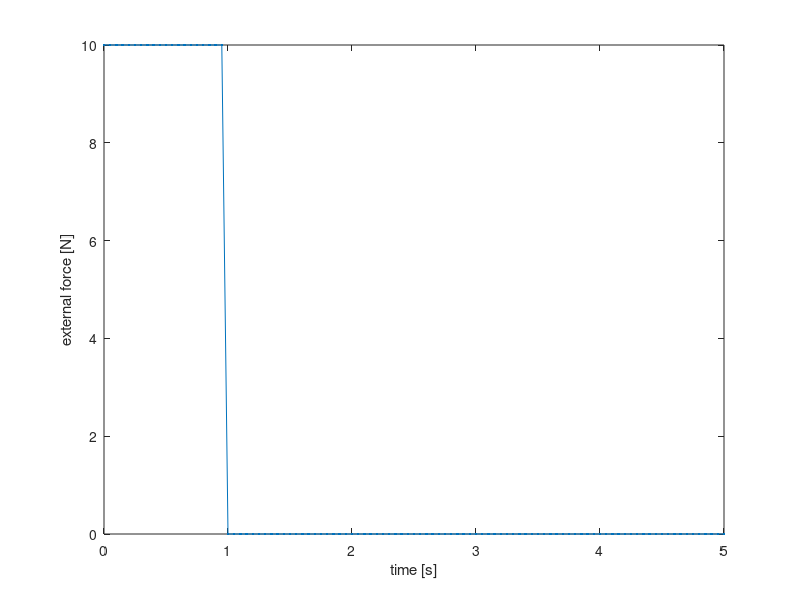
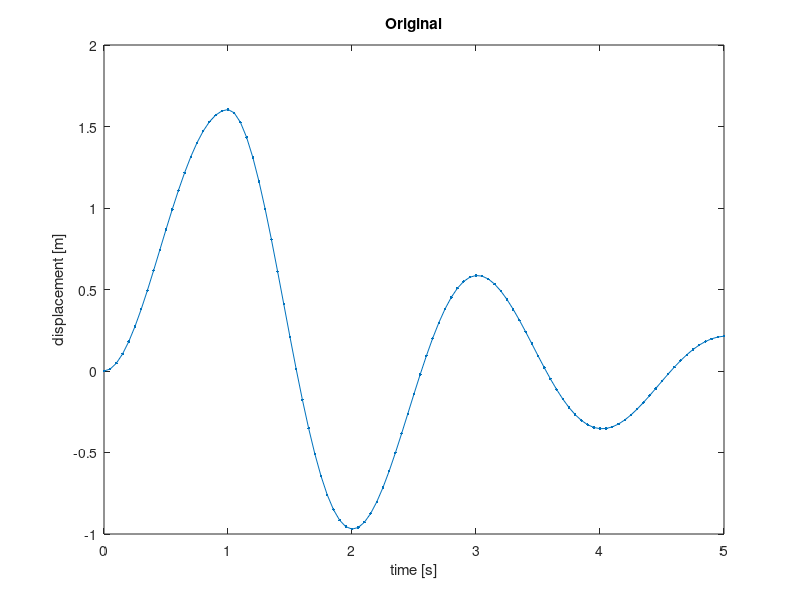
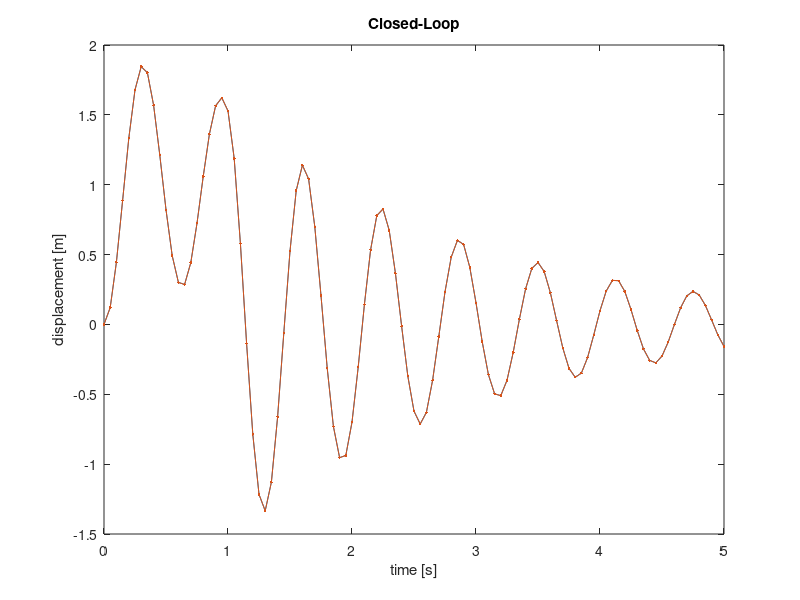

Write the MATLAB code that produced these figures, in order.
%% Define sim params
dt = 0.05;
time = (0 : dt : 5)';  % simulation interval
fext_fcn = @(t) 10*(t < 1);  % external disturbance
X0 = [0; 0];  % initial condition (displacement, speed)

figure, plot(time, fext_fcn(time), '.-')
ylabel('external force [N]'), xlabel('time [s]')

%% Original system
m = 1;
b = 1;
k = 10;

u_fcn = @(t) zeros(size(t));
f = @(t, x) [0, 1; -k/m, -b/m] * x + [0; 1/m] * (fext_fcn(t) + u_fcn(t));
[~, x] = ode45(f, time, X0);
y = x * [1, 0]';

figure, plot(time, y, '.-')
ylabel('displacement [m]'), xlabel('time [s]')
title('Original')

%% Sim desired system
%   ignore desired trajectory for now

ms = 0.1;
bs = 0.1;
ks = 10;

u_fcn = @(t) zeros(size(t));
f = @(t, x) [0, 1; -ks/ms, -bs/ms] * x + [0; 1/ms] * (fext_fcn(t) + u_fcn(t));
[~, x] = ode45(f, time, X0);
y = x * [1, 0]';

figure, plot(time, y, '.-')
ylabel('displacement [m]'), xlabel('time [s]')
title('Desired')

%% Sim impedance controller (closed loop system)

u_fcn = @(t, x, fext) (m/ms)*(-[ks, bs]*x + fext) + [k, b]*x - fext;  % ctrl law
f = @(t, x) [0, 1; -k/m, -b/m] * x + [0; 1/m] * (fext_fcn(t) + u_fcn(t, x, fext_fcn(t)));
[~, x] = ode45(f, time, X0);
y = x * [1, 0]';

hold on, plot(time, y, '.-')
ylabel('displacement [m]'), xlabel('time [s]')
title('Closed-Loop')

